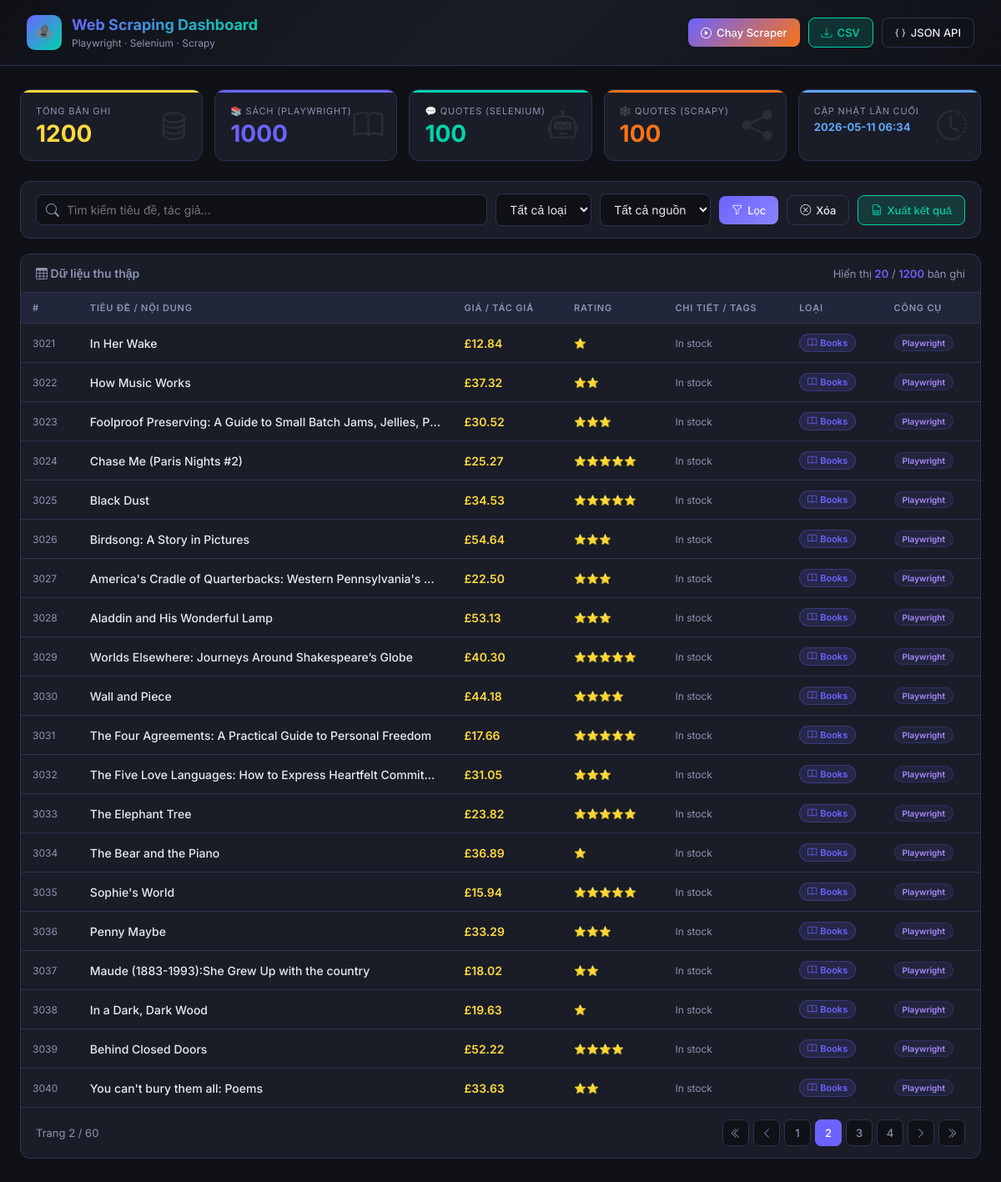
/?keyword=&data_type=&scraped_by=&page=2, run on the app's committed database.
### tables this page shows
CREATE TABLE books (
            id           INTEGER PRIMARY KEY AUTOINCREMENT,
            title        TEXT    NOT NULL,
            price        TEXT    DEFAULT '',
            rating       INTEGER DEFAULT 0,
            availability TEXT    DEFAULT '',
            scraped_by   TEXT    DEFAULT 'playwright',
            created_at   DATETIME DEFAULT CURRENT_TIMESTAMP
        );

### app.py (the view)
@app.route("/")
def home():
    keyword    = request.args.get("keyword", "")
    data_type  = request.args.get("data_type", "")
    scraped_by = request.args.get("scraped_by", "")
    page       = int(request.args.get("page", 1))
    offset     = (page - 1) * PAGE_SIZE
    data = query_unified(
        keyword    = keyword    or None,
        data_type  = data_type  or None,
        scraped_by = scraped_by or None,
        limit      = PAGE_SIZE,
        offset     = offset
    )
    total = count_unified(
        keyword    = keyword    or None,
        data_type  = data_type  or None,
        scraped_by = scraped_by or None,
    )
    stats       = get_stats()
    total_pages = (total + PAGE_SIZE - 1) // PAGE_SIZE
    return render_template(
        "index.html",
        products    = data,
        stats       = stats,
        keyword     = keyword,
        data_type   = data_type,
        scraped_by  = scraped_by,
        page        = page,
        total_pages = total_pages,
        total       = total,
        scraper_running = _scraper_running,
    )

### database/db.py (called while the page is built)
def get_db_connection():
    conn = sqlite3.connect(DB_PATH)
    conn.row_factory = sqlite3.Row
    conn.execute("PRAGMA journal_mode=WAL")
    return conn

def query_unified(keyword=None, data_type=None, scraped_by=None, limit=None, offset=0):
    conn = get_db_connection()
    c = conn.cursor()
    q = "SELECT * FROM all_data WHERE 1=1"
    params = []
    if keyword:
        q += " AND (title LIKE ? OR secondary LIKE ?)"
        params.extend([f"%{keyword}%", f"%{keyword}%"])
    if data_type:
        q += " AND data_type = ?"
        params.append(data_type)
    if scraped_by:
        q += " AND scraped_by = ?"
        params.append(scraped_by)
    q += " ORDER BY data_type, created_at DESC"
    if limit:
        q += " LIMIT ? OFFSET ?"
        params.extend([limit, offset])
    c.execute(q, params)
    rows = c.fetchall()
    conn.close()
    return [dict(r) for r in rows]

def count_unified(keyword=None, data_type=None, scraped_by=None):
    conn = get_db_connection()
    c = conn.cursor()
    q = "SELECT COUNT(*) FROM all_data WHERE 1=1"
    params = []
    if keyword:
        q += " AND (title LIKE ? OR secondary LIKE ?)"
        params.extend([f"%{keyword}%", f"%{keyword}%"])
    if data_type:
        q += " AND data_type = ?"
        params.append(data_type)
    if scraped_by:
        q += " AND scraped_by = ?"
        params.append(scraped_by)
    c.execute(q, params)
    count = c.fetchone()[0]
    conn.close()
    return count

def get_stats():
    conn = get_db_connection()
    c = conn.cursor()
    stats = {}
    c.execute("SELECT COUNT(*) FROM books")
    stats["books_total"] = c.fetchone()[0]
    c.execute("SELECT COUNT(*) FROM quotes WHERE scraped_by='selenium'")
    stats["quotes_selenium"] = c.fetchone()[0]
    c.execute("SELECT COUNT(*) FROM quotes WHERE scraped_by='scrapy'")
    stats["quotes_scrapy"] = c.fetchone()[0]
    stats["quotes_total"] = stats["quotes_selenium"] + stats["quotes_scrapy"]
    c.execute("SELECT COUNT(*) FROM all_data")
    stats["total"] = c.fetchone()[0]
    c.execute("SELECT MAX(created_at) FROM books")
    row = c.fetchone()[0]
    stats["last_updated"] = row if row else "Never"
    conn.close()
    return stats

### templates/index.html (shortened to what this page needs)
<!DOCTYPE html>
<html lang="vi">
<head>
    <link href="https://cdn.jsdelivr.net/npm/bootstrap-icons@1.11.0/font/bootstrap-icons.css" rel="stylesheet">
</head>
<body>
<header>
    <div class="logo">
        <div class="logo-icon">🕷️</div>
        <div class="logo-text">
            <h1>Web Scraping Dashboard</h1>
            <span>Playwright · Selenium · Scrapy</span>
        </div>
    </div>
    <div class="header-actions">
        <button class="btn btn-run" id="btn-run-scraper" onclick="runScraper()">
            <i class="bi bi-play-circle"></i> Chạy Scraper
        </button>
        <a href="/export/csv" class="btn btn-green" id="btn-export-csv">
            <i class="bi bi-download"></i> CSV
        </a>
        <a href="/export/json" class="btn btn-outline" target="_blank">
            <i class="bi bi-braces"></i> JSON API
        </a>
    </div>
</header>
<main>
    <div class="stats-grid">
        <div class="stat-card c-total">
            <div class="stat-label">Tổng bản ghi</div>
            <div class="stat-value">{{ stats.total }}</div>
            <i class="bi bi-database stat-icon"></i>
        </div>
        <div class="stat-card c-books">
            <div class="stat-label">📚 Sách (Playwright)</div>
            <div class="stat-value">{{ stats.books_total }}</div>
            <i class="bi bi-book stat-icon"></i>
        </div>
        <div class="stat-card c-selenium">
            <div class="stat-label">💬 Quotes (Selenium)</div>
            <div class="stat-value">{{ stats.quotes_selenium }}</div>
            <i class="bi bi-robot stat-icon"></i>
        </div>
        <div class="stat-card c-scrapy">
            <div class="stat-label">🕸️ Quotes (Scrapy)</div>
            <div class="stat-value">{{ stats.quotes_scrapy }}</div>
            <i class="bi bi-share-fill stat-icon"></i>
        </div>
        <div class="stat-card c-updated">
            <div class="stat-label">Cập nhật lần cuối</div>
            <div class="stat-value">{{ stats.last_updated[:16] if stats.last_updated != 'Never' else 'Chưa có' }}</div>
            <i class="bi bi-clock-history stat-icon"></i>
        </div>
    </div>
    <div class="toolbar">
        <div class="search-wrap">
            <i class="bi bi-search"></i>
            <input type="text" id="search-input" class="search-input"
                placeholder="Tìm kiếm tiêu đề, tác giả..."
                value="{{ keyword }}" autocomplete="off">
        </div>
        <select id="type-filter" class="filter-select">
            <option value="">Tất cả loại</option>
        </select>
        <select id="source-filter" class="filter-select">
            <option value="">Tất cả nguồn</option>
        </select>
        <button class="btn btn-primary" onclick="applyFilters(1)">
            <i class="bi bi-funnel"></i> Lọc
        </button>
        <button class="btn btn-outline" onclick="resetFilters()">
            <i class="bi bi-x-circle"></i> Xóa
        </button>
        <a href="/export/csv?keyword={{ keyword }}&data_type={{ data_type }}&scraped_by={{ scraped_by }}"
           class="btn btn-green" id="btn-export-filtered">
            <i class="bi bi-file-earmark-spreadsheet"></i> Xuất kết quả
        </a>
    </div>
    <div class="table-wrap">
        <div class="table-header">
            <div class="table-title"><i class="bi bi-table"></i> Dữ liệu thu thập</div>
            <div class="result-count">
                Hiển thị <span>{{ products|length }}</span> / <span>{{ total }}</span> bản ghi
            </div>
        </div>
        <div id="table-container">
            <table id="data-table">
                <thead>
                    <tr>
                        <th>#</th>
                        <th>Tiêu đề / Nội dung</th>
                        <th>Giá / Tác giả</th>
                        <th>Rating</th>
                        <th>Chi tiết / Tags</th>
                        <th>Loại</th>
                        <th>Công cụ</th>
                    </tr>
                </thead>
                <tbody id="table-body">
                    {% if products %}
                        {% for p in products %}
                        <tr>
                            <td style="color:var(--text-muted);font-size:12px;">{{ p.id }}</td>
                            <td class="td-title" title="{{ p.title }}">{{ p.title }}</td>
                            <td class="td-secondary">{{ p.secondary if p.secondary else '—' }}</td>
                            <td class="stars">
                                {% if p.rating and p.rating > 0 %}
                                    {% for i in range(p.rating) %}⭐{% endfor %}
                                {% else %}
                                    <span style="color:var(--text-muted);font-size:12px;">—</span>
                                {% endif %}
                            </td>
                            <td class="td-extra" title="{{ p.extra }}">{{ p.extra if p.extra else '—' }}</td>
                            <td>
                                {% if p.data_type == 'books' %}
                                <span class="badge badge-books"><i class="bi bi-book"></i> Books</span>
                                {% else %}
                                <span class="badge badge-quotes"><i class="bi bi-chat-quote"></i> Quotes</span>
                                {% endif %}
                            </td>
                            <td>
                                {% if p.scraped_by == 'playwright' %}
                                <span class="badge badge-playwright">Playwright</span>
                                {% elif p.scraped_by == 'selenium' %}
                                <span class="badge badge-selenium">Selenium</span>
                                {% else %}
                                <span class="badge badge-scrapy">Scrapy</span>
                                {% endif %}
                            </td>
                        </tr>
                        {% endfor %}
                    {% endif %}
                </tbody>
            </table>
        </div>
        {% if total_pages > 1 %}
        <div class="pagination-wrap">
            <div style="font-size:13px;color:var(--text-muted);">Trang {{ page }} / {{ total_pages }}</div>
            <div class="pagination">
                {% set kw = keyword %}{% set dt = data_type %}{% set sb = scraped_by %}
                <a href="?keyword={{ kw }}&data_type={{ dt }}&scraped_by={{ sb }}&page=1"
                   class="page-btn {% if page == 1 %}disabled{% endif %}"><i class="bi bi-chevron-double-left"></i></a>
                <a href="?keyword={{ kw }}&data_type={{ dt }}&scraped_by={{ sb }}&page={{ page - 1 }}"
                   class="page-btn {% if page == 1 %}disabled{% endif %}"><i class="bi bi-chevron-left"></i></a>
                {% for p in range([1, page-2]|max, [total_pages+1, page+3]|min) %}
                <a href="?keyword={{ kw }}&data_type={{ dt }}&scraped_by={{ sb }}&page={{ p }}"
                   class="page-btn {% if p == page %}active{% endif %}">{{ p }}</a>
                {% endfor %}
                <a href="?keyword={{ kw }}&data_type={{ dt }}&scraped_by={{ sb }}&page={{ page + 1 }}"
                   class="page-btn {% if page == total_pages %}disabled{% endif %}"><i class="bi bi-chevron-right"></i></a>
                <a href="?keyword={{ kw }}&data_type={{ dt }}&scraped_by={{ sb }}&page={{ total_pages }}"
                   class="page-btn {% if page == total_pages %}disabled{% endif %}"><i class="bi bi-chevron-double-right"></i></a>
            </div>
        </div>
        {% endif %}
    </div>
</main>
</body>
</html>

### data on the page
books: id "3021", title "In Her Wake", price "£12.84", rating 1 (drawn), availability "In stock", scraped_by "Playwright"
books: id "3022", title "How Music Works", price "£37.32", availability "In stock", scraped_by "Playwright"
books: id "3023", title "Foolproof Preserving: A Guide to Small Batch Jams, Jellies, P…", price "£30.52", availability "In stock", scraped_by "Playwright"
books: id "3024", title "Chase Me (Paris Nights #2)", price "£25.27", availability "In stock", scraped_by "Playwright"
books: id "3025", title "Black Dust", price "£34.53", availability "In stock", scraped_by "Playwright"
books: id "3026", title "Birdsong: A Story in Pictures", price "£54.64", availability "In stock", scraped_by "Playwright"
books: id "3027", title "America's Cradle of Quarterbacks: Western Pennsylvania's F…", price "£22.50", availability "In stock", scraped_by "Playwright"
books: id "3028", title "Aladdin and His Wonderful Lamp", price "£53.13", availability "In stock", scraped_by "Playwright"
books: id "3029", title "Worlds Elsewhere: Journeys Around Shakespeare’s Globe", price "£40.30", availability "In stock", scraped_by "Playwright"
books: id "3030", title "Wall and Piece", price "£44.18", availability "In stock", scraped_by "Playwright"
books: id "3031", title "The Four Agreements: A Practical Guide to Personal Freedom", price "£17.66", availability "In stock", scraped_by "Playwright"
books: id "3032", title "The Five Love Languages: How to Express Heartfelt Commit…", price "£31.05", availability "In stock", scraped_by "Playwright"
books: id "3033", title "The Elephant Tree", price "£23.82", availability "In stock", scraped_by "Playwright"
books: id "3034", title "The Bear and the Piano", price "£36.89", rating 1 (drawn), availability "In stock", scraped_by "Playwright"
books: id "3035", title "Sophie's World", price "£15.94", availability "In stock", scraped_by "Playwright"
books: id "3036", title "Penny Maybe", price "£33.29", availability "In stock", scraped_by "Playwright"
books: id "3037", title "Maude (1883-1993):She Grew Up with the country", price "£18.02", availability "In stock", scraped_by "Playwright"
books: id "3038", title "In a Dark, Dark Wood", price "£19.63", rating 1 (drawn), availability "In stock", scraped_by "Playwright"
books: id "3039", title "Behind Closed Doors", price "£52.22", availability "In stock", scraped_by "Playwright"
books: id "3040", title "You can't bury them all: Poems", price "£33.63", availability "In stock", scraped_by "Playwright"

### other printed values
{{ stats.total }} "1200"
{{ stats.books_total }} "1000"
{{ stats.quotes_selenium }} "100"
{{ stats.quotes_scrapy }} "100"
{{ products|length }} "20"
{{ total }} "1200"
{{ page }} "2"
{{ total_pages }} "60"
{{ p }} "1" "2" "3" "4"
